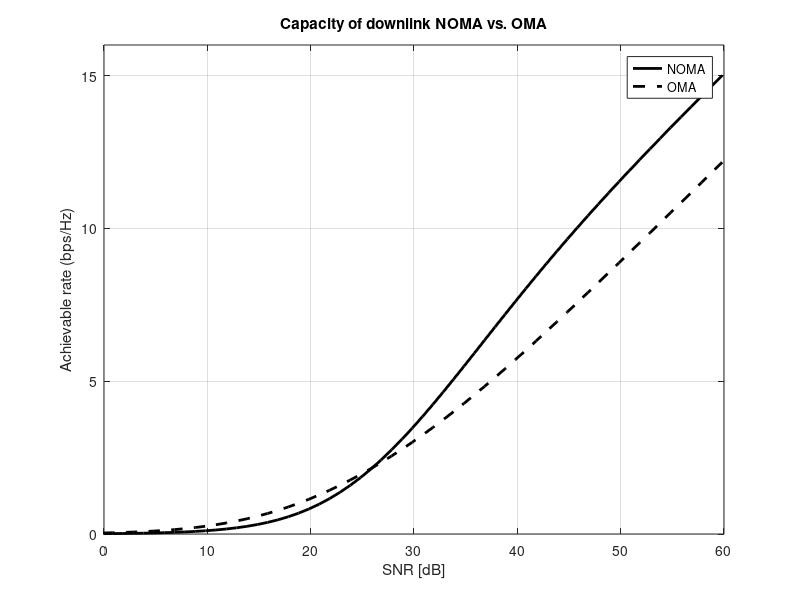
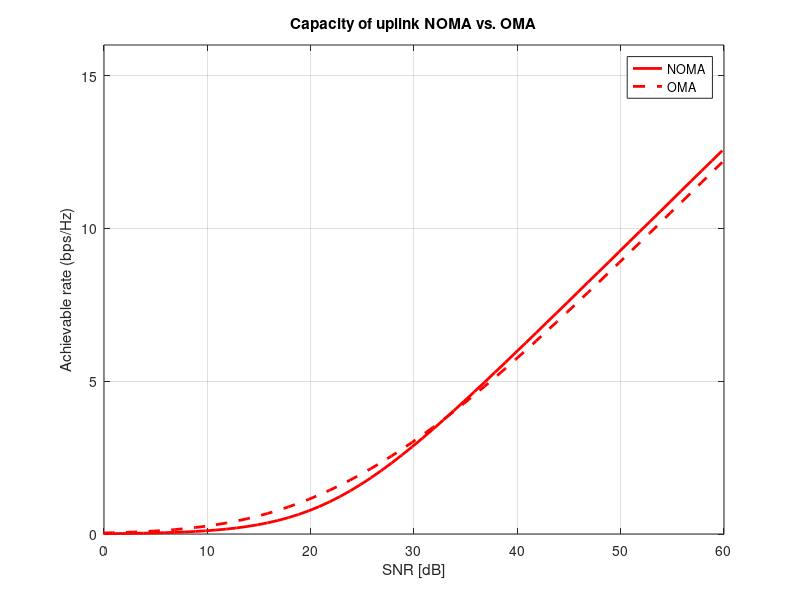

MATLAB code for these plots, in order:
clc; clear all; close all;
Pt_dB = -114 : -54;
pt = 10.^(Pt_dB/10);
N = 1e4;
d1=6; d2=3; d3=2;
eta = 4;
h1 = sqrt(d1^-eta)*(randn(N,1) + j*randn(N,1))/sqrt(2);
h2 = sqrt(d2^-eta)*(randn(N,1) + j*randn(N,1))/sqrt(2);
h3 = sqrt(d3^-eta)*(randn(N,1) + j*randn(N,1))/sqrt(2);
g1 = (abs(h1)).^2;
g2 = (abs(h2)).^2;
g3 = (abs(h3)).^2;
BW=1e9;
no = 1.38064852e-23 * 300 * BW; 
No = 10*log10(no); 
SNR_dB = Pt_dB - No;
d= (d1^2)+(d2^2)+(d3^2);
a1 = (d1^2)/d; a2 = (d2^2)/d; a3 = (d3^2)/d;
C_NOMA = zeros(1, length(pt));
C_OMA = zeros(1, length(pt));
for k=1:length(pt)
C_NOMA_1_d = log2(1 + a1*pt(k)*g1./(a2*pt(k)*g1 + a3*pt(k)*g1 + no));
C_NOMA_2_d = log2(1 + a2*pt(k)*g2./(a3*pt(k)*g2+no)); 
C_NOMA_3_d = log2(1 + a3*pt(k)*g3/no); % User 3
C_NOMA_sum_d(k) = mean(C_NOMA_1_d+C_NOMA_2_d+C_NOMA_3_d);

C_OMA_1_u_d = (1/3)*log2(1 + pt(k)*g1/no); 
C_OMA_2_u_d = (1/3)*log2(1 + pt(k)*g2/no);
C_OMA_3_u_d = (1/3)*log2(1 + pt(k)*g3/no); 
C_OMA_sum_u_d(k) = mean(C_OMA_1_u_d + C_OMA_2_u_d + C_OMA_3_u_d);

C_NOMA_1_u = log2(1 + a1*pt(k)*g1./(a2*pt(k)*g2+a3*pt(k)*g3+no));
C_NOMA_2_u = log2(1 + a2*pt(k)*g2./(a3*pt(k)*g3+no));
C_NOMA_3_u = log2(1 + a3*pt(k)*g3/no);
C_NOMA_sum_u(k) = mean(C_NOMA_1_u+C_NOMA_2_u+C_NOMA_3_u);
end
figure
plot(SNR_dB , C_NOMA_sum_d, '-k', 'linewidth',2); hold on
plot(SNR_dB , C_OMA_sum_u_d, '--k', 'linewidth',2); hold on
xlabel('SNR [dB]');
ylabel('Achievable rate (bps/Hz)');
legend('NOMA','OMA')
title('Capacity of downlink NOMA vs. OMA')
grid
axis([0 60 0 16])

figure
plot(SNR_dB , C_NOMA_sum_u, '-r', 'linewidth',2); hold on
plot(SNR_dB , C_OMA_sum_u_d, '--r', 'linewidth',2); hold on
xlabel('SNR [dB]');
ylabel('Achievable rate (bps/Hz)');
legend('NOMA','OMA')
title('Capacity of uplink NOMA vs. OMA')
grid
axis([0 60 0 16])
